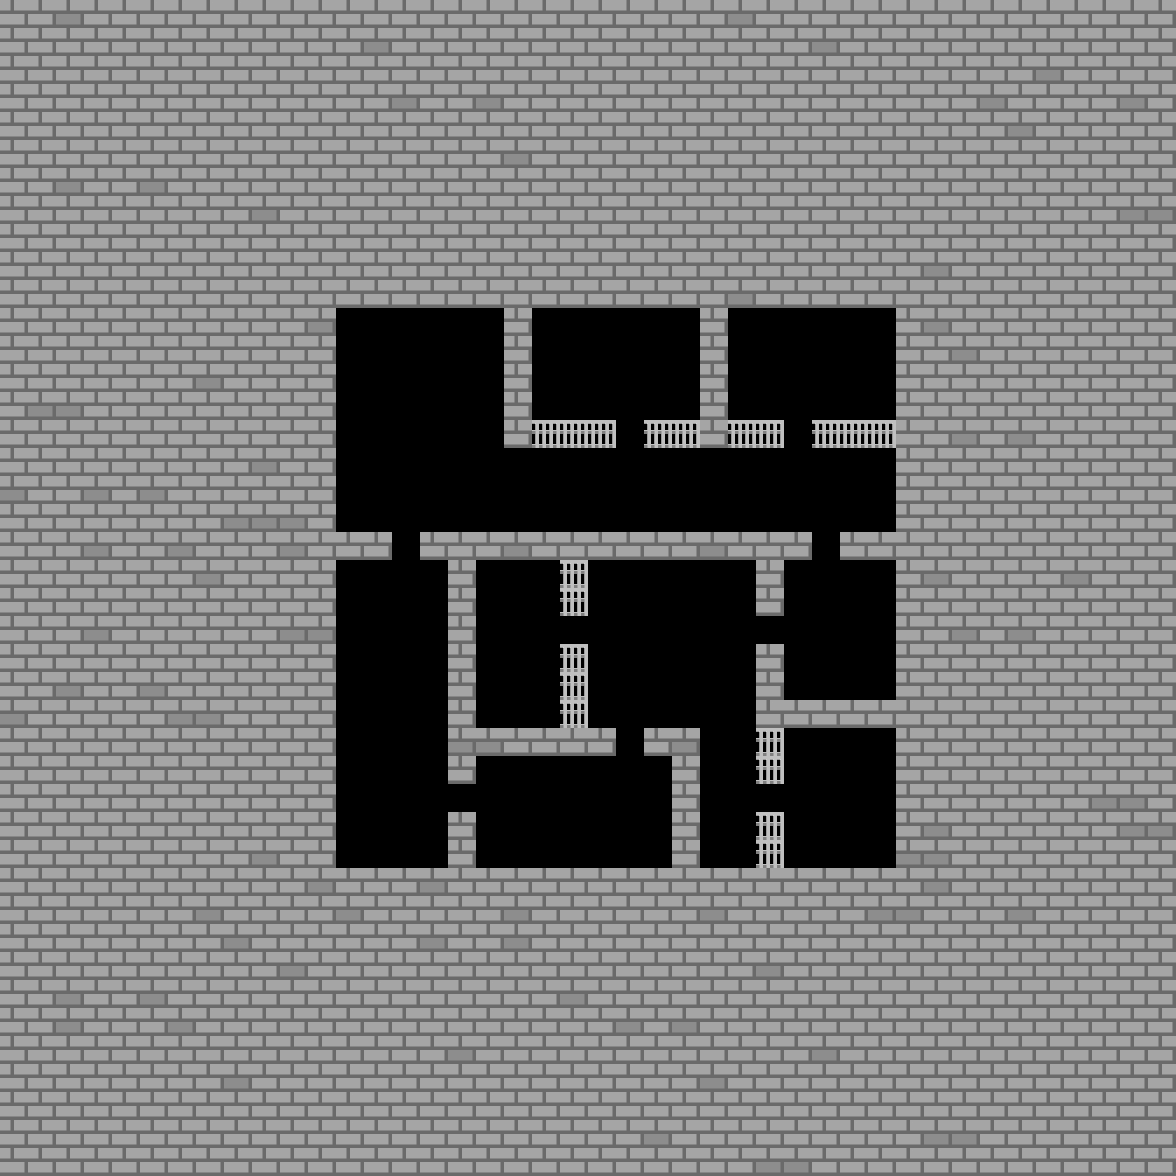

This is a level from a 2D game, rendered from its Tiled map with the project's own tilesets. A one-line summary and the map file follow, with tile-layer data summarised:
An orthogonal 42x42 tile map with 28x28 px tiles, 1 tile layer (Map) and 242 objects (187x Unexplored, 18x Barrel, 5x IronDoor2, 4x IronDoor, DownStairs, ...).

<map version="1.10" tiledversion="1.11.2" orientation="orthogonal" renderorder="right-down" width="42" height="42" tilewidth="28" tileheight="28" infinite="0" nextlayerid="6" nextobjectid="245">
 <editorsettings>
  <export target="Area2_4.json" format="json" />
 </editorsettings>
 <tileset firstgid="1" source="Resource.tsx" />
 <layer id="1" name="Map" width="42" height="42">
  <data>[1764 cells, 1764 non-empty, 4 distinct tile ids]</data>
 </layer>
 <objectgroup id="2" name="Object">
  <object id="1" name="DownStairs" gid="10" x="868" y="336" width="28" height="28" />
  <object id="2" name="UpStairs" gid="9" x="336" y="532" width="28" height="28" />
  <object id="3" name="Barrel" gid="13" x="336" y="504" width="28" height="28" />
  <object id="4" name="Barrel" gid="13" x="364" y="504" width="28" height="28" />
  <object id="5" name="Barrel" gid="13" x="392" y="504" width="28" height="28" />
  <object id="6" name="Barrel" gid="13" x="392" y="476" width="28" height="28" />
  <object id="7" name="Barrel" gid="13" x="364" y="476" width="28" height="28" />
  <object id="8" name="Barrel" gid="13" x="336" y="476" width="28" height="28" />
  <object id="9" name="Barrel" gid="13" x="336" y="448" width="28" height="28" />
  <object id="10" name="Barrel" gid="13" x="364" y="448" width="28" height="28" />
  <object id="11" name="Barrel" gid="13" x="392" y="448" width="28" height="28" />
  <object id="12" name="Barrel" gid="13" x="392" y="420" width="28" height="28" />
  <object id="13" name="Barrel" gid="13" x="364" y="420" width="28" height="28" />
  <object id="14" name="Barrel" gid="13" x="336" y="420" width="28" height="28" />
  <object id="15" name="Barrel" gid="13" x="700" y="588" width="28" height="28" />
  <object id="16" name="Barrel" gid="13" x="700" y="616" width="28" height="28" />
  <object id="17" name="Barrel" gid="13" x="672" y="616" width="28" height="28" />
  <object id="18" name="Barrel" gid="13" x="672" y="588" width="28" height="28" />
  <object id="19" name="Barrel" gid="13" x="644" y="588" width="28" height="28" />
  <object id="20" name="Barrel" gid="13" x="644" y="616" width="28" height="28" />
  <object id="21" name="CloseChest" gid="11" x="588" y="812" width="28" height="28" />
  <object id="22" name="IronDoor2" gid="25" x="448" y="812" width="28" height="28" />
  <object id="23" name="IronDoor2" gid="25" x="392" y="560" width="28" height="28" />
  <object id="24" name="IronDoor2" gid="25" x="812" y="560" width="28" height="28" />
  <object id="25" name="IronDoor2" gid="25" x="756" y="644" width="28" height="28" />
  <object id="26" name="IronDoor2" gid="25" x="616" y="756" width="28" height="28" />
  <object id="27" name="IronDoor" gid="19" x="616" y="448" width="28" height="28" />
  <object id="28" name="IronDoor" gid="19" x="784" y="448" width="28" height="28" />
  <object id="29" name="IronDoor" gid="19" x="560" y="644" width="28" height="28" />
  <object id="30" name="IronDoor" gid="19" x="756" y="812" width="28" height="28" />
 </objectgroup>
 <objectgroup id="3" name="Unexplored">
  <object id="31" name="Unexplored" gid="8" x="336" y="588" width="28" height="28" />
  <object id="32" name="Unexplored" gid="8" x="364" y="588" width="28" height="28" />
  <object id="33" name="Unexplored" gid="8" x="392" y="588" width="28" height="28" />
  <object id="34" name="Unexplored" gid="8" x="420" y="588" width="28" height="28" />
  <object id="35" name="Unexplored" gid="8" x="420" y="616" width="28" height="28" />
  <object id="36" name="Unexplored" gid="8" x="392" y="616" width="28" height="28" />
  <object id="37" name="Unexplored" gid="8" x="364" y="616" width="28" height="28" />
  <object id="38" name="Unexplored" gid="8" x="336" y="616" width="28" height="28" />
  <object id="39" name="Unexplored" gid="8" x="336" y="644" width="28" height="28" />
  <object id="40" name="Unexplored" gid="8" x="364" y="644" width="28" height="28" />
  <object id="41" name="Unexplored" gid="8" x="392" y="644" width="28" height="28" />
  <object id="42" name="Unexplored" gid="8" x="420" y="644" width="28" height="28" />
  <object id="43" name="Unexplored" gid="8" x="420" y="672" width="28" height="28" />
  <object id="44" name="Unexplored" gid="8" x="392" y="672" width="28" height="28" />
  <object id="45" name="Unexplored" gid="8" x="364" y="672" width="28" height="28" />
  <object id="46" name="Unexplored" gid="8" x="336" y="672" width="28" height="28" />
  <object id="47" name="Unexplored" gid="8" x="336" y="700" width="28" height="28" />
  <object id="48" name="Unexplored" gid="8" x="364" y="700" width="28" height="28" />
  <object id="49" name="Unexplored" gid="8" x="392" y="700" width="28" height="28" />
  <object id="50" name="Unexplored" gid="8" x="420" y="700" width="28" height="28" />
  <object id="51" name="Unexplored" gid="8" x="420" y="728" width="28" height="28" />
  <object id="52" name="Unexplored" gid="8" x="392" y="728" width="28" height="28" />
  <object id="53" name="Unexplored" gid="8" x="364" y="728" width="28" height="28" />
  <object id="54" name="Unexplored" gid="8" x="336" y="728" width="28" height="28" />
  <object id="55" name="Unexplored" gid="8" x="336" y="756" width="28" height="28" />
  <object id="56" name="Unexplored" gid="8" x="364" y="756" width="28" height="28" />
  <object id="57" name="Unexplored" gid="8" x="392" y="756" width="28" height="28" />
  <object id="58" name="Unexplored" gid="8" x="420" y="756" width="28" height="28" />
  <object id="59" name="Unexplored" gid="8" x="420" y="784" width="28" height="28" />
  <object id="60" name="Unexplored" gid="8" x="392" y="784" width="28" height="28" />
  <object id="61" name="Unexplored" gid="8" x="364" y="784" width="28" height="28" />
  <object id="62" name="Unexplored" gid="8" x="336" y="784" width="28" height="28" />
  <object id="63" name="Unexplored" gid="8" x="336" y="812" width="28" height="28" />
  <object id="64" name="Unexplored" gid="8" x="364" y="812" width="28" height="28" />
  <object id="65" name="Unexplored" gid="8" x="392" y="812" width="28" height="28" />
  <object id="66" name="Unexplored" gid="8" x="420" y="812" width="28" height="28" />
  <object id="67" name="Unexplored" gid="8" x="420" y="840" width="28" height="28" />
  <object id="68" name="Unexplored" gid="8" x="392" y="840" width="28" height="28" />
  <object id="69" name="Unexplored" gid="8" x="364" y="840" width="28" height="28" />
  <object id="70" name="Unexplored" gid="8" x="336" y="840" width="28" height="28" />
  <object id="71" name="Unexplored" gid="8" x="336" y="868" width="28" height="28" />
  <object id="72" name="Unexplored" gid="8" x="364" y="868" width="28" height="28" />
  <object id="73" name="Unexplored" gid="8" x="392" y="868" width="28" height="28" />
  <object id="74" name="Unexplored" gid="8" x="420" y="868" width="28" height="28" />
  <object id="75" name="Unexplored" gid="8" x="476" y="784" width="28" height="28" />
  <object id="76" name="Unexplored" gid="8" x="504" y="784" width="28" height="28" />
  <object id="77" name="Unexplored" gid="8" x="532" y="784" width="28" height="28" />
  <object id="78" name="Unexplored" gid="8" x="560" y="784" width="28" height="28" />
  <object id="79" name="Unexplored" gid="8" x="588" y="784" width="28" height="28" />
  <object id="80" name="Unexplored" gid="8" x="616" y="784" width="28" height="28" />
  <object id="81" name="Unexplored" gid="8" x="644" y="784" width="28" height="28" />
  <object id="82" name="Unexplored" gid="8" x="616" y="812" width="28" height="28" />
  </objectgroup>
 <objectgroup id="4" name="InvisibleWall">
  <!-- 24 objects omitted --></objectgroup>
 <objectgroup id="5" name="Respawnpoint">
  <!-- 1 objects omitted --></objectgroup>
</map>
<!-- 160 of 242 objects omitted -->
